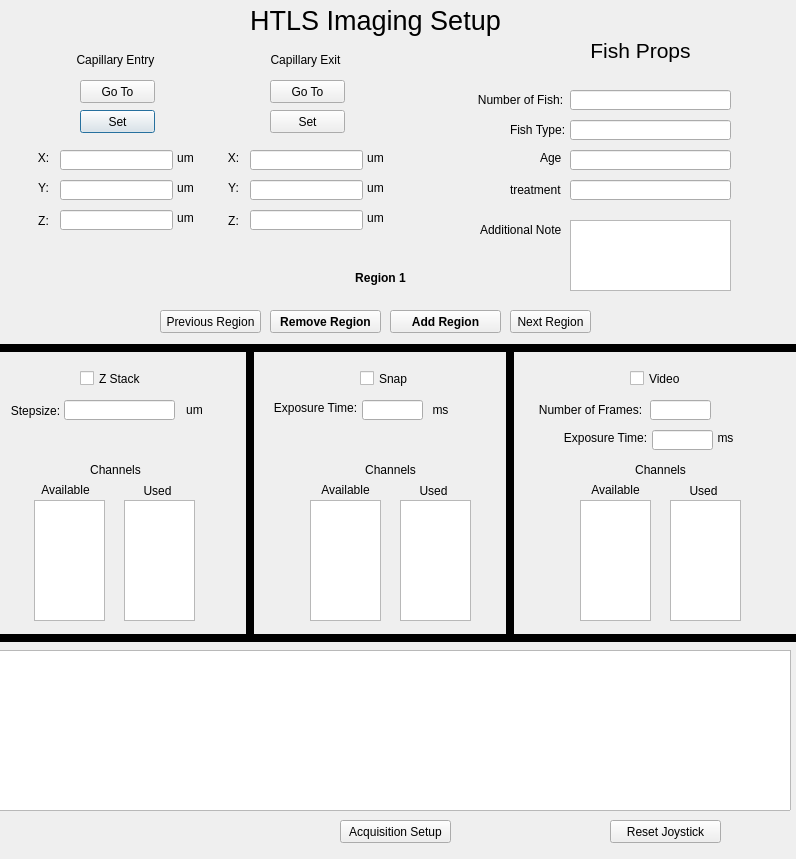
 <widget class="QDialog" name="HTLSAcqRegionsDialog">
  <property name="geometry">
   <rect>
    <x>0</x>
    <y>0</y>
    <width>796</width>
    <height>859</height>
   </rect>
  </property>
  <property name="font">
   <font>
    <weight>50</weight>
    <bold>false</bold>
   </font>
  </property>
  <property name="windowTitle">
   <string>Regions Setup</string>
  </property>
  <widget class="QLabel" name="ls_region_label">
   <property name="geometry">
    <rect>
     <x>170</x>
     <y>-10</y>
     <width>411</width>
     <height>61</height>
    </rect>
   </property>
   <property name="text">
    <string>&lt;html&gt;&lt;head/&gt;&lt;body&gt;&lt;p&gt;&lt;span style=&quot; font-size:20pt;&quot;&gt;HTLS Imaging Setup&lt;/span&gt;&lt;/p&gt;&lt;/body&gt;&lt;/html&gt;</string>
   </property>
   <property name="alignment">
    <set>Qt::AlignCenter</set>
   </property>
  </widget>
  <widget class="QLabel" name="start_x_label">
   <property name="geometry">
    <rect>
     <x>20</x>
     <y>150</y>
     <width>47</width>
     <height>16</height>
    </rect>
   </property>
   <property name="text">
    <string>X:</string>
   </property>
   <property name="alignment">
    <set>Qt::AlignCenter</set>
   </property>
  </widget>
  <widget class="QLabel" name="start_y_label">
   <property name="geometry">
    <rect>
     <x>20</x>
     <y>180</y>
     <width>47</width>
     <height>16</height>
    </rect>
   </property>
   <property name="text">
    <string>Y:</string>
   </property>
   <property name="alignment">
    <set>Qt::AlignCenter</set>
   </property>
  </widget>
  <widget class="QLabel" name="start_z_label">
   <property name="geometry">
    <rect>
     <x>20</x>
     <y>210</y>
     <width>47</width>
     <height>21</height>
    </rect>
   </property>
   <property name="text">
    <string>Z:</string>
   </property>
   <property name="alignment">
    <set>Qt::AlignCenter</set>
   </property>
  </widget>
  <widget class="QLineEdit" name="start_x_line_edit">
   <property name="geometry">
    <rect>
     <x>60</x>
     <y>150</y>
     <width>113</width>
     <height>20</height>
    </rect>
   </property>
   <property name="whatsThis">
    <string>&lt;html&gt;&lt;head/&gt;&lt;body&gt;&lt;p&gt;X position of current region&lt;/p&gt;&lt;/body&gt;&lt;/html&gt;</string>
   </property>
  </widget>
  <widget class="QLineEdit" name="start_y_line_edit">
   <property name="geometry">
    <rect>
     <x>60</x>
     <y>180</y>
     <width>113</width>
     <height>20</height>
    </rect>
   </property>
   <property name="whatsThis">
    <string>&lt;html&gt;&lt;head/&gt;&lt;body&gt;&lt;p&gt;Y position of current region&lt;/p&gt;&lt;/body&gt;&lt;/html&gt;</string>
   </property>
  </widget>
  <widget class="QLineEdit" name="start_z_line_edit">
   <property name="geometry">
    <rect>
     <x>60</x>
     <y>210</y>
     <width>113</width>
     <height>20</height>
    </rect>
   </property>
   <property name="whatsThis">
    <string>&lt;html&gt;&lt;head/&gt;&lt;body&gt;&lt;p&gt;Z position of current region&lt;/p&gt;&lt;/body&gt;&lt;/html&gt;</string>
   </property>
  </widget>
  <widget class="QPushButton" name="start_set_position_button">
   <property name="geometry">
    <rect>
     <x>80</x>
     <y>110</y>
     <width>75</width>
     <height>23</height>
    </rect>
   </property>
   <property name="whatsThis">
    <string>&lt;html&gt;&lt;head/&gt;&lt;body&gt;&lt;p&gt;Initializes a new region with the current stage position. Currently, only this button (and Paste Region) can initialize a region.&lt;/p&gt;&lt;/body&gt;&lt;/html&gt;</string>
   </property>
   <property name="text">
    <string>Set</string>
   </property>
  </widget>
  <widget class="QLineEdit" name="snap_exposure_line_edit">
   <property name="geometry">
    <rect>
     <x>362</x>
     <y>400</y>
     <width>61</width>
     <height>20</height>
    </rect>
   </property>
   <property name="whatsThis">
    <string>&lt;html&gt;&lt;head/&gt;&lt;body&gt;&lt;p&gt;Exposure time of Snap acquisition&lt;/p&gt;&lt;/body&gt;&lt;/html&gt;</string>
   </property>
  </widget>
  <widget class="QLabel" name="snap_exposure_time_label">
   <property name="geometry">
    <rect>
     <x>270</x>
     <y>400</y>
     <width>91</width>
     <height>16</height>
    </rect>
   </property>
   <property name="text">
    <string>Exposure Time:</string>
   </property>
   <property name="alignment">
    <set>Qt::AlignCenter</set>
   </property>
  </widget>
  <widget class="QLabel" name="snap_exposure_unit_label">
   <property name="geometry">
    <rect>
     <x>430</x>
     <y>400</y>
     <width>21</width>
     <height>20</height>
    </rect>
   </property>
   <property name="text">
    <string>ms</string>
   </property>
   <property name="alignment">
    <set>Qt::AlignCenter</set>
   </property>
  </widget>
  <widget class="QLabel" name="step_size_label">
   <property name="geometry">
    <rect>
     <x>10</x>
     <y>400</y>
     <width>51</width>
     <height>21</height>
    </rect>
   </property>
   <property name="text">
    <string>Stepsize:</string>
   </property>
   <property name="alignment">
    <set>Qt::AlignCenter</set>
   </property>
  </widget>
  <widget class="QLineEdit" name="step_size_line_edit">
   <property name="geometry">
    <rect>
     <x>64</x>
     <y>400</y>
     <width>111</width>
     <height>20</height>
    </rect>
   </property>
   <property name="whatsThis">
    <string>&lt;html&gt;&lt;head/&gt;&lt;body&gt;&lt;p&gt;Stepsize of Z-stack&lt;/p&gt;&lt;/body&gt;&lt;/html&gt;</string>
   </property>
  </widget>
  <widget class="QLabel" name="step_size_unit_label">
   <property name="geometry">
    <rect>
     <x>184</x>
     <y>400</y>
     <width>21</width>
     <height>20</height>
    </rect>
   </property>
   <property name="text">
    <string>um</string>
   </property>
   <property name="alignment">
    <set>Qt::AlignCenter</set>
   </property>
  </widget>
  <widget class="QLabel" name="start_x_unit_label">
   <property name="geometry">
    <rect>
     <x>140</x>
     <y>150</y>
     <width>91</width>
     <height>16</height>
    </rect>
   </property>
   <property name="whatsThis">
    <string/>
   </property>
   <property name="text">
    <string>um</string>
   </property>
   <property name="alignment">
    <set>Qt::AlignCenter</set>
   </property>
  </widget>
  <widget class="QLabel" name="start_y_unit_label">
   <property name="geometry">
    <rect>
     <x>140</x>
     <y>180</y>
     <width>91</width>
     <height>16</height>
    </rect>
   </property>
   <property name="text">
    <string>um</string>
   </property>
   <property name="alignment">
    <set>Qt::AlignCenter</set>
   </property>
  </widget>
  <widget class="QLabel" name="start_z_unit_label">
   <property name="geometry">
    <rect>
     <x>140</x>
     <y>210</y>
     <width>91</width>
     <height>16</height>
    </rect>
   </property>
   <property name="text">
    <string>um</string>
   </property>
   <property name="alignment">
    <set>Qt::AlignCenter</set>
   </property>
  </widget>
  <widget class="QLineEdit" name="video_exposure_line_edit">
   <property name="geometry">
    <rect>
     <x>652</x>
     <y>430</y>
     <width>61</width>
     <height>20</height>
    </rect>
   </property>
   <property name="whatsThis">
    <string>&lt;html&gt;&lt;head/&gt;&lt;body&gt;&lt;p&gt;Exposure time of Video acquisition. Note that for a continuous video, the exposure time determines the framerate (at a maximum 30 for the PCO camera). If the exposure is 50 ms, for example, the framerate will be 20 fps.&lt;/p&gt;&lt;/body&gt;&lt;/html&gt;</string>
   </property>
  </widget>
  <widget class="QLabel" name="video_exposure_unit_label">
   <property name="geometry">
    <rect>
     <x>680</x>
     <y>430</y>
     <width>91</width>
     <height>16</height>
    </rect>
   </property>
   <property name="text">
    <string>ms</string>
   </property>
   <property name="alignment">
    <set>Qt::AlignCenter</set>
   </property>
  </widget>
  <widget class="QLabel" name="video_exposure_time_label">
   <property name="geometry">
    <rect>
     <x>560</x>
     <y>430</y>
     <width>91</width>
     <height>16</height>
    </rect>
   </property>
   <property name="text">
    <string>Exposure Time:</string>
   </property>
   <property name="alignment">
    <set>Qt::AlignCenter</set>
   </property>
  </widget>
  <widget class="QLineEdit" name="video_num_frames_line_edit">
   <property name="geometry">
    <rect>
     <x>650</x>
     <y>400</y>
     <width>61</width>
     <height>20</height>
    </rect>
   </property>
   <property name="whatsThis">
    <string>&lt;html&gt;&lt;head/&gt;&lt;body&gt;&lt;p&gt;Number of frames per channel to be taken in Video acquisition.&lt;/p&gt;&lt;/body&gt;&lt;/html&gt;</string>
   </property>
   <property name="text">
    <string/>
   </property>
  </widget>
  <widget class="QLabel" name="video_num_frames_label">
   <property name="geometry">
    <rect>
     <x>530</x>
     <y>400</y>
     <width>121</width>
     <height>20</height>
    </rect>
   </property>
   <property name="text">
    <string>Number of Frames:</string>
   </property>
   <property name="alignment">
    <set>Qt::AlignCenter</set>
   </property>
  </widget>
  <widget class="Line" name="line">
   <property name="geometry">
    <rect>
     <x>-20</x>
     <y>340</y>
     <width>911</width>
     <height>16</height>
    </rect>
   </property>
   <property name="frameShadow">
    <enum>QFrame::Plain</enum>
   </property>
   <property name="lineWidth">
    <number>8</number>
   </property>
   <property name="orientation">
    <enum>Qt::Horizontal</enum>
   </property>
  </widget>
  <widget class="Line" name="line_2">
   <property name="geometry">
    <rect>
     <x>240</x>
     <y>350</y>
     <width>20</width>
     <height>291</height>
    </rect>
   </property>
   <property name="frameShadow">
    <enum>QFrame::Plain</enum>
   </property>
   <property name="lineWidth">
    <number>8</number>
   </property>
   <property name="orientation">
    <enum>Qt::Vertical</enum>
   </property>
  </widget>
  <widget class="Line" name="line_3">
   <property name="geometry">
    <rect>
     <x>500</x>
     <y>350</y>
     <width>20</width>
     <height>291</height>
    </rect>
   </property>
   <property name="frameShadow">
    <enum>QFrame::Plain</enum>
   </property>
   <property name="lineWidth">
    <number>8</number>
   </property>
   <property name="orientation">
    <enum>Qt::Vertical</enum>
   </property>
  </widget>
  <widget class="Line" name="line_4">
   <property name="geometry">
    <rect>
     <x>-20</x>
     <y>630</y>
     <width>911</width>
     <height>16</height>
    </rect>
   </property>
   <property name="frameShadow">
    <enum>QFrame::Plain</enum>
   </property>
   <property name="lineWidth">
    <number>8</number>
   </property>
   <property name="orientation">
    <enum>Qt::Horizontal</enum>
   </property>
  </widget>
  <widget class="QPushButton" name="acq_setup_button">
   <property name="geometry">
    <rect>
     <x>340</x>
     <y>820</y>
     <width>111</width>
     <height>23</height>
    </rect>
   </property>
   <property name="whatsThis">
    <string>&lt;html&gt;&lt;head/&gt;&lt;body&gt;&lt;p&gt;Shows the Acquisition Settings Dialog for additional acquisition settings and to start acquisition.&lt;/p&gt;&lt;/body&gt;&lt;/html&gt;</string>
   </property>
   <property name="text">
    <string>Acquisition Setup</string>
   </property>
  </widget>
  <widget class="QListView" name="z_stack_available_list_view">
   <property name="geometry">
    <rect>
     <x>34</x>
     <y>500</y>
     <width>71</width>
     <height>121</height>
    </rect>
   </property>
   <property name="whatsThis">
    <string>&lt;html&gt;&lt;head/&gt;&lt;body&gt;&lt;p&gt;Current unused and available channels for use in Z-stack&lt;/p&gt;&lt;/body&gt;&lt;/html&gt;</string>
   </property>
  </widget>
  <widget class="QLabel" name="video_used_label">
   <property name="geometry">
    <rect>
     <x>680</x>
     <y>480</y>
     <width>47</width>
     <height>21</height>
    </rect>
   </property>
   <property name="text">
    <string>Used</string>
   </property>
   <property name="alignment">
    <set>Qt::AlignCenter</set>
   </property>
  </widget>
  <widget class="QLabel" name="used_z_stack_label">
   <property name="geometry">
    <rect>
     <x>134</x>
     <y>480</y>
     <width>47</width>
     <height>21</height>
    </rect>
   </property>
   <property name="text">
    <string>Used</string>
   </property>
   <property name="alignment">
    <set>Qt::AlignCenter</set>
   </property>
  </widget>
  <widget class="QLabel" name="snap_available_label">
   <property name="geometry">
    <rect>
     <x>310</x>
     <y>479</y>
     <width>71</width>
     <height>21</height>
    </rect>
   </property>
   <property name="text">
    <string>Available</string>
   </property>
   <property name="alignment">
    <set>Qt::AlignCenter</set>
   </property>
  </widget>
  <widget class="QLabel" name="snap_channel_label">
   <property name="geometry">
    <rect>
     <x>360</x>
     <y>460</y>
     <width>61</width>
     <height>20</height>
    </rect>
   </property>
   <property name="text">
    <string>Channels</string>
   </property>
   <property name="alignment">
    <set>Qt::AlignCenter</set>
   </property>
  </widget>
  <widget class="QLabel" name="video_channel_label">
   <property name="geometry">
    <rect>
     <x>630</x>
     <y>460</y>
     <width>61</width>
     <height>20</height>
    </rect>
   </property>
   <property name="text">
    <string>Channels</string>
   </property>
   <property name="alignment">
    <set>Qt::AlignCenter</set>
   </property>
  </widget>
  <widget class="QListView" name="z_stack_used_list_view">
   <property name="geometry">
    <rect>
     <x>124</x>
     <y>500</y>
     <width>71</width>
     <height>121</height>
    </rect>
   </property>
   <property name="whatsThis">
    <string>&lt;html&gt;&lt;head/&gt;&lt;body&gt;&lt;p&gt;Current channels to be used in Z-stack&lt;/p&gt;&lt;/body&gt;&lt;/html&gt;</string>
   </property>
  </widget>
  <widget class="QLabel" name="snap_used_label">
   <property name="geometry">
    <rect>
     <x>410</x>
     <y>480</y>
     <width>47</width>
     <height>21</height>
    </rect>
   </property>
   <property name="text">
    <string>Used</string>
   </property>
   <property name="alignment">
    <set>Qt::AlignCenter</set>
   </property>
  </widget>
  <widget class="QListView" name="video_used_list_view">
   <property name="geometry">
    <rect>
     <x>670</x>
     <y>500</y>
     <width>71</width>
     <height>121</height>
    </rect>
   </property>
   <property name="whatsThis">
    <string>&lt;html&gt;&lt;head/&gt;&lt;body&gt;&lt;p&gt;Current channels to be used in Video&lt;/p&gt;&lt;/body&gt;&lt;/html&gt;</string>
   </property>
  </widget>
  <widget class="QLabel" name="available_z_stack_label">
   <property name="geometry">
    <rect>
     <x>40</x>
     <y>480</y>
     <width>51</width>
     <height>20</height>
    </rect>
   </property>
   <property name="text">
    <string>Available</string>
   </property>
   <property name="alignment">
    <set>Qt::AlignCenter</set>
   </property>
  </widget>
  <widget class="QListView" name="snap_used_list_view">
   <property name="geometry">
    <rect>
     <x>400</x>
     <y>500</y>
     <width>71</width>
     <height>121</height>
    </rect>
   </property>
   <property name="whatsThis">
    <string>&lt;html&gt;&lt;head/&gt;&lt;body&gt;&lt;p&gt;Current channels to be used in Snap&lt;/p&gt;&lt;/body&gt;&lt;/html&gt;</string>
   </property>
  </widget>
  <widget class="QLabel" name="z_stack_channel_label">
   <property name="geometry">
    <rect>
     <x>90</x>
     <y>460</y>
     <width>51</width>
     <height>20</height>
    </rect>
   </property>
   <property name="text">
    <string>Channels</string>
   </property>
   <property name="alignment">
    <set>Qt::AlignCenter</set>
   </property>
  </widget>
  <widget class="QListView" name="snap_available_list_view">
   <property name="geometry">
    <rect>
     <x>310</x>
     <y>500</y>
     <width>71</width>
     <height>121</height>
    </rect>
   </property>
   <property name="whatsThis">
    <string>&lt;html&gt;&lt;head/&gt;&lt;body&gt;&lt;p&gt;Current unused and available channels for use in Snap&lt;/p&gt;&lt;/body&gt;&lt;/html&gt;</string>
   </property>
  </widget>
  <widget class="QLabel" name="video_available_label">
   <property name="geometry">
    <rect>
     <x>580</x>
     <y>480</y>
     <width>71</width>
     <height>20</height>
    </rect>
   </property>
   <property name="text">
    <string>Available</string>
   </property>
   <property name="alignment">
    <set>Qt::AlignCenter</set>
   </property>
  </widget>
  <widget class="QListView" name="video_available_list_view">
   <property name="geometry">
    <rect>
     <x>580</x>
     <y>500</y>
     <width>71</width>
     <height>121</height>
    </rect>
   </property>
   <property name="whatsThis">
    <string>&lt;html&gt;&lt;head/&gt;&lt;body&gt;&lt;p&gt;Current unused and available channels for use in Video&lt;/p&gt;&lt;/body&gt;&lt;/html&gt;</string>
   </property>
  </widget>
  <widget class="QPushButton" name="start_go_to_button">
   <property name="geometry">
    <rect>
     <x>80</x>
     <y>80</y>
     <width>75</width>
     <height>23</height>
    </rect>
   </property>
   <property name="whatsThis">
    <string>&lt;html&gt;&lt;head/&gt;&lt;body&gt;&lt;p&gt;Moves stage to positions set below&lt;/p&gt;&lt;/body&gt;&lt;/html&gt;</string>
   </property>
   <property name="text">
    <string>Go To</string>
   </property>
  </widget>
  <widget class="QCheckBox" name="z_stack_check_box">
   <property name="geometry">
    <rect>
     <x>80</x>
     <y>370</y>
     <width>70</width>
     <height>17</height>
    </rect>
   </property>
   <property name="whatsThis">
    <string>&lt;html&gt;&lt;head/&gt;&lt;body&gt;&lt;p&gt;Enables Z-stack acquisition for current region based on values entered in Start Z, End Z, and Stepsize. Note that the X and Y positions of the Z-stack are determined by the X and Y values set above.&lt;/p&gt;&lt;/body&gt;&lt;/html&gt;</string>
   </property>
   <property name="text">
    <string>Z Stack</string>
   </property>
  </widget>
  <widget class="QCheckBox" name="snap_check_box">
   <property name="geometry">
    <rect>
     <x>360</x>
     <y>370</y>
     <width>70</width>
     <height>17</height>
    </rect>
   </property>
   <property name="whatsThis">
    <string>&lt;html&gt;&lt;head/&gt;&lt;body&gt;&lt;p&gt;Enables Snap acquisition for current region. A Snap is simply a single image. Note that the position of the Snap is determined by the region position specified above.&lt;/p&gt;&lt;/body&gt;&lt;/html&gt;</string>
   </property>
   <property name="text">
    <string>Snap</string>
   </property>
  </widget>
  <widget class="QCheckBox" name="video_check_box">
   <property name="geometry">
    <rect>
     <x>630</x>
     <y>370</y>
     <width>70</width>
     <height>17</height>
    </rect>
   </property>
   <property name="whatsThis">
    <string>&lt;html&gt;&lt;head/&gt;&lt;body&gt;&lt;p&gt;Enables Video acquisition for current region based on values entered in Number of Frames and Exposure Time. Note that the position of the Video is determined by the region position specified above.&lt;/p&gt;&lt;/body&gt;&lt;/html&gt;</string>
   </property>
   <property name="text">
    <string>Video</string>
   </property>
  </widget>
  <widget class="QPushButton" name="reset_joystick_button">
   <property name="geometry">
    <rect>
     <x>610</x>
     <y>820</y>
     <width>111</width>
     <height>23</height>
    </rect>
   </property>
   <property name="whatsThis">
    <string>&lt;html&gt;&lt;head/&gt;&lt;body&gt;&lt;p&gt;Resets the joystick of the stage. If the joystick is ever acting weird, press this. See documentation for more details.&lt;/p&gt;&lt;/body&gt;&lt;/html&gt;</string>
   </property>
   <property name="text">
    <string>Reset Joystick</string>
   </property>
  </widget>
  <widget class="QPlainTextEdit" name="add_notes_text_edit">
   <property name="geometry">
    <rect>
     <x>570</x>
     <y>220</y>
     <width>161</width>
     <height>71</height>
    </rect>
   </property>
   <property name="whatsThis">
    <string>&lt;html&gt;&lt;head/&gt;&lt;body&gt;&lt;p&gt;Additional notes on fish, such as health, additional conditions, etc. Can also be used as notes if your sample isn't a fish.&lt;/p&gt;&lt;/body&gt;&lt;/html&gt;</string>
   </property>
  </widget>
  <widget class="QLabel" name="age_label">
   <property name="geometry">
    <rect>
     <x>540</x>
     <y>150</y>
     <width>21</width>
     <height>16</height>
    </rect>
   </property>
   <property name="text">
    <string>Age:</string>
   </property>
  </widget>
  <widget class="QLineEdit" name="treatment_line_edit">
   <property name="geometry">
    <rect>
     <x>570</x>
     <y>180</y>
     <width>161</width>
     <height>20</height>
    </rect>
   </property>
   <property name="whatsThis">
    <string>&lt;html&gt;&lt;head/&gt;&lt;body&gt;&lt;p&gt;Inoculum in current fish.&lt;/p&gt;&lt;/body&gt;&lt;/html&gt;</string>
   </property>
   <property name="text">
    <string/>
   </property>
  </widget>
  <widget class="QLabel" name="additional_notes_label">
   <property name="geometry">
    <rect>
     <x>480</x>
     <y>220</y>
     <width>81</width>
     <height>20</height>
    </rect>
   </property>
   <property name="text">
    <string>Additional Notes:</string>
   </property>
  </widget>
  <widget class="QLineEdit" name="fish_type_line_edit">
   <property name="geometry">
    <rect>
     <x>570</x>
     <y>120</y>
     <width>161</width>
     <height>20</height>
    </rect>
   </property>
   <property name="whatsThis">
    <string>&lt;html&gt;&lt;head/&gt;&lt;body&gt;&lt;p&gt;Current fish type, such as genotype, GF, CVZ, etc.&lt;/p&gt;&lt;/body&gt;&lt;/html&gt;</string>
   </property>
  </widget>
  <widget class="QLabel" name="treatment_label">
   <property name="geometry">
    <rect>
     <x>510</x>
     <y>180</y>
     <width>51</width>
     <height>20</height>
    </rect>
   </property>
   <property name="text">
    <string>treatment:</string>
   </property>
  </widget>
  <widget class="QLabel" name="fish_type_label">
   <property name="geometry">
    <rect>
     <x>510</x>
     <y>120</y>
     <width>61</width>
     <height>20</height>
    </rect>
   </property>
   <property name="text">
    <string>Fish Type:</string>
   </property>
  </widget>
  <widget class="QLineEdit" name="age_line_edit">
   <property name="geometry">
    <rect>
     <x>570</x>
     <y>150</y>
     <width>161</width>
     <height>20</height>
    </rect>
   </property>
   <property name="whatsThis">
    <string>&lt;html&gt;&lt;head/&gt;&lt;body&gt;&lt;p&gt;Age of current fish&lt;/p&gt;&lt;/body&gt;&lt;/html&gt;</string>
   </property>
  </widget>
  <widget class="QLabel" name="fish_notes_label">
   <property name="geometry">
    <rect>
     <x>530</x>
     <y>20</y>
     <width>221</width>
     <height>61</height>
    </rect>
   </property>
   <property name="font">
    <font>
     <pointsize>16</pointsize>
    </font>
   </property>
   <property name="whatsThis">
    <string>&lt;html&gt;&lt;head/&gt;&lt;body&gt;&lt;p&gt;&lt;span style=&quot; font-size:8pt;&quot;&gt;Notes for current fish. Saved to a separate file called Notes in the acquisition directory when an acquisition is started&lt;/span&gt;&lt;/p&gt;&lt;/body&gt;&lt;/html&gt;</string>
   </property>
   <property name="text">
    <string>Fish Props</string>
   </property>
   <property name="alignment">
    <set>Qt::AlignCenter</set>
   </property>
  </widget>
  <widget class="QLabel" name="capillary_label">
   <property name="geometry">
    <rect>
     <x>70</x>
     <y>50</y>
     <width>91</width>
     <height>20</height>
    </rect>
   </property>
   <property name="text">
    <string>Capillary Entry</string>
   </property>
   <property name="alignment">
    <set>Qt::AlignCenter</set>
   </property>
  </widget>
  <widget class="QLabel" name="num_fish_label">
   <property name="geometry">
    <rect>
     <x>460</x>
     <y>90</y>
     <width>121</width>
     <height>20</height>
    </rect>
   </property>
   <property name="text">
    <string>Number of Fish:</string>
   </property>
   <property name="alignment">
    <set>Qt::AlignCenter</set>
   </property>
  </widget>
  <widget class="QLineEdit" name="num_fish_line_edit">
   <property name="geometry">
    <rect>
     <x>570</x>
     <y>90</y>
     <width>161</width>
     <height>20</height>
    </rect>
   </property>
   <property name="whatsThis">
    <string>&lt;html&gt;&lt;head/&gt;&lt;body&gt;&lt;p&gt;X position of current region&lt;/p&gt;&lt;/body&gt;&lt;/html&gt;</string>
   </property>
   <property name="alignment">
    <set>Qt::AlignCenter</set>
   </property>
  </widget>
  <widget class="QLineEdit" name="end_x_line_edit">
   <property name="geometry">
    <rect>
     <x>250</x>
     <y>150</y>
     <width>113</width>
     <height>20</height>
    </rect>
   </property>
   <property name="whatsThis">
    <string>&lt;html&gt;&lt;head/&gt;&lt;body&gt;&lt;p&gt;X position of current region&lt;/p&gt;&lt;/body&gt;&lt;/html&gt;</string>
   </property>
  </widget>
  <widget class="QLabel" name="end_y_unit_label">
   <property name="geometry">
    <rect>
     <x>330</x>
     <y>180</y>
     <width>91</width>
     <height>16</height>
    </rect>
   </property>
   <property name="text">
    <string>um</string>
   </property>
   <property name="alignment">
    <set>Qt::AlignCenter</set>
   </property>
  </widget>
  <widget class="QLabel" name="end_x_label">
   <property name="geometry">
    <rect>
     <x>210</x>
     <y>150</y>
     <width>47</width>
     <height>16</height>
    </rect>
   </property>
   <property name="text">
    <string>X:</string>
   </property>
   <property name="alignment">
    <set>Qt::AlignCenter</set>
   </property>
  </widget>
  <widget class="QPushButton" name="end_go_to_button">
   <property name="geometry">
    <rect>
     <x>270</x>
     <y>80</y>
     <width>75</width>
     <height>23</height>
    </rect>
   </property>
   <property name="whatsThis">
    <string>&lt;html&gt;&lt;head/&gt;&lt;body&gt;&lt;p&gt;Moves stage to positions set below&lt;/p&gt;&lt;/body&gt;&lt;/html&gt;</string>
   </property>
   <property name="text">
    <string>Go To</string>
   </property>
  </widget>
  <widget class="QLineEdit" name="end_y_line_edit">
   <property name="geometry">
    <rect>
     <x>250</x>
     <y>180</y>
     <width>113</width>
     <height>20</height>
    </rect>
   </property>
   <property name="whatsThis">
    <string>&lt;html&gt;&lt;head/&gt;&lt;body&gt;&lt;p&gt;Y position of current region&lt;/p&gt;&lt;/body&gt;&lt;/html&gt;</string>
   </property>
  </widget>
  <widget class="QLineEdit" name="end_z_line_edit">
   <property name="geometry">
    <rect>
     <x>250</x>
     <y>210</y>
     <width>113</width>
     <height>20</height>
    </rect>
   </property>
   <property name="whatsThis">
    <string>&lt;html&gt;&lt;head/&gt;&lt;body&gt;&lt;p&gt;Z position of current region&lt;/p&gt;&lt;/body&gt;&lt;/html&gt;</string>
   </property>
  </widget>
  <widget class="QLabel" name="end_x_unit_label">
   <property name="geometry">
    <rect>
     <x>330</x>
     <y>150</y>
     <width>91</width>
     <height>16</height>
    </rect>
   </property>
   <property name="whatsThis">
    <string/>
   </property>
   <property name="text">
    <string>um</string>
   </property>
   <property name="alignment">
    <set>Qt::AlignCenter</set>
   </property>
  </widget>
  <widget class="QLabel" name="end_y_label">
   <property name="geometry">
    <rect>
     <x>210</x>
     <y>180</y>
     <width>47</width>
     <height>16</height>
    </rect>
   </property>
   <property name="text">
    <string>Y:</string>
   </property>
   <property name="alignment">
    <set>Qt::AlignCenter</set>
   </property>
  </widget>
  <widget class="QPushButton" name="end_set_position_button">
   <property name="geometry">
    <rect>
     <x>270</x>
     <y>110</y>
     <width>75</width>
     <height>23</height>
    </rect>
   </property>
   <property name="whatsThis">
    <string>&lt;html&gt;&lt;head/&gt;&lt;body&gt;&lt;p&gt;Initializes a new region with the current stage position. Currently, only this button (and Paste Region) can initialize a region.&lt;/p&gt;&lt;/body&gt;&lt;/html&gt;</string>
   </property>
   <property name="text">
    <string>Set</string>
   </property>
  </widget>
  <widget class="QLabel" name="end_z_label">
   <property name="geometry">
    <rect>
     <x>210</x>
     <y>210</y>
     <width>47</width>
     <height>21</height>
    </rect>
   </property>
   <property name="text">
    <string>Z:</string>
   </property>
   <property name="alignment">
    <set>Qt::AlignCenter</set>
   </property>
  </widget>
  <widget class="QLabel" name="end_z_unit_label">
   <property name="geometry">
    <rect>
     <x>330</x>
     <y>210</y>
     <width>91</width>
     <height>16</height>
    </rect>
   </property>
   <property name="text">
    <string>um</string>
   </property>
   <property name="alignment">
    <set>Qt::AlignCenter</set>
   </property>
  </widget>
  <widget class="QLabel" name="capillary_label_2">
   <property name="geometry">
    <rect>
     <x>260</x>
     <y>50</y>
     <width>91</width>
     <height>20</height>
    </rect>
   </property>
   <property name="text">
    <string>Capillary Exit</string>
   </property>
   <property name="alignment">
    <set>Qt::AlignCenter</set>
   </property>
  </widget>
  <widget class="QTableView" name="region_table_view">
   <property name="geometry">
    <rect>
     <x>-10</x>
     <y>650</y>
     <width>801</width>
     <height>161</height>
    </rect>
   </property>
   <property name="whatsThis">
    <string>&lt;html&gt;&lt;head/&gt;&lt;body&gt;&lt;p&gt;Table that displays the current entries in the Region Settings List in Acquisition Settings. If a Region is not being displayed here, it has not been added to the acquisition. To add a region to the list, you must use the &amp;quot;Set&amp;quot; or &amp;quot;Paste Region&amp;quot; buttons above.&lt;/p&gt;&lt;/body&gt;&lt;/html&gt;</string>
   </property>
  </widget>
  <widget class="QLabel" name="region_label">
   <property name="geometry">
    <rect>
     <x>340</x>
     <y>270</y>
     <width>81</width>
     <height>16</height>
    </rect>
   </property>
   <property name="font">
    <font>
     <weight>75</weight>
     <bold>true</bold>
    </font>
   </property>
   <property name="text">
    <string>Region 1</string>
   </property>
   <property name="alignment">
    <set>Qt::AlignCenter</set>
   </property>
  </widget>
  <widget class="QPushButton" name="next_region_button">
   <property name="geometry">
    <rect>
     <x>510</x>
     <y>310</y>
     <width>81</width>
     <height>23</height>
    </rect>
   </property>
   <property name="whatsThis">
    <string>&lt;html&gt;&lt;head/&gt;&lt;body&gt;&lt;p&gt;Sets GUI and current region to the next region of the current fish. Note that if this button is clicked and there is no next region, you will have to use either the &amp;quot;Set&amp;quot; or &amp;quot;Paste Region&amp;quot; to initialize a region.&lt;/p&gt;&lt;/body&gt;&lt;/html&gt;</string>
   </property>
   <property name="text">
    <string>Next Region</string>
   </property>
  </widget>
  <widget class="QPushButton" name="remove_region_button">
   <property name="geometry">
    <rect>
     <x>270</x>
     <y>310</y>
     <width>111</width>
     <height>23</height>
    </rect>
   </property>
   <property name="font">
    <font>
     <weight>75</weight>
     <bold>true</bold>
    </font>
   </property>
   <property name="whatsThis">
    <string>&lt;html&gt;&lt;head/&gt;&lt;body&gt;&lt;p&gt;&lt;span style=&quot; font-weight:400;&quot;&gt;Removes current region and shifts other regions. All regions with higher number in the same fish will be shifted down one. If this is pressed when the current region is the last region of a fish, all regions with a higher fish number will be shifted down one.&lt;/span&gt;&lt;/p&gt;&lt;/body&gt;&lt;/html&gt;</string>
   </property>
   <property name="text">
    <string>Remove Region</string>
   </property>
  </widget>
  <widget class="QPushButton" name="prev_region_button">
   <property name="geometry">
    <rect>
     <x>160</x>
     <y>310</y>
     <width>101</width>
     <height>23</height>
    </rect>
   </property>
   <property name="whatsThis">
    <string>&lt;html&gt;&lt;head/&gt;&lt;body&gt;&lt;p&gt;Sets GUI and current region to the previous region of the current fish&lt;/p&gt;&lt;/body&gt;&lt;/html&gt;</string>
   </property>
   <property name="text">
    <string>Previous Region</string>
   </property>
  </widget>
  <widget class="QPushButton" name="add_region_button">
   <property name="geometry">
    <rect>
     <x>390</x>
     <y>310</y>
     <width>111</width>
     <height>23</height>
    </rect>
   </property>
   <property name="font">
    <font>
     <weight>75</weight>
     <bold>true</bold>
    </font>
   </property>
   <property name="whatsThis">
    <string>&lt;html&gt;&lt;head/&gt;&lt;body&gt;&lt;p&gt;&lt;span style=&quot; font-weight:400;&quot;&gt;Removes current region and shifts other regions. All regions with higher number in the same fish will be shifted down one. If this is pressed when the current region is the last region of a fish, all regions with a higher fish number will be shifted down one.&lt;/span&gt;&lt;/p&gt;&lt;/body&gt;&lt;/html&gt;</string>
   </property>
   <property name="text">
    <string>Add Region</string>
   </property>
  </widget>
 </widget>
